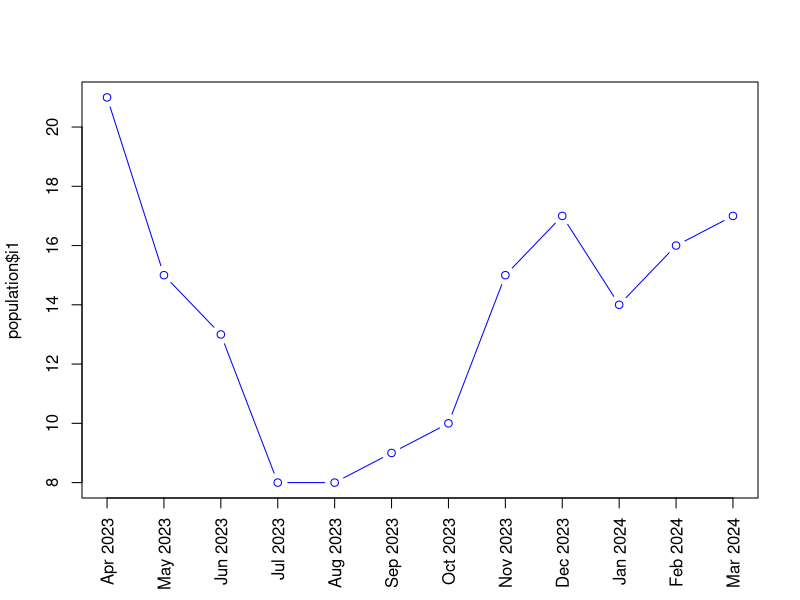
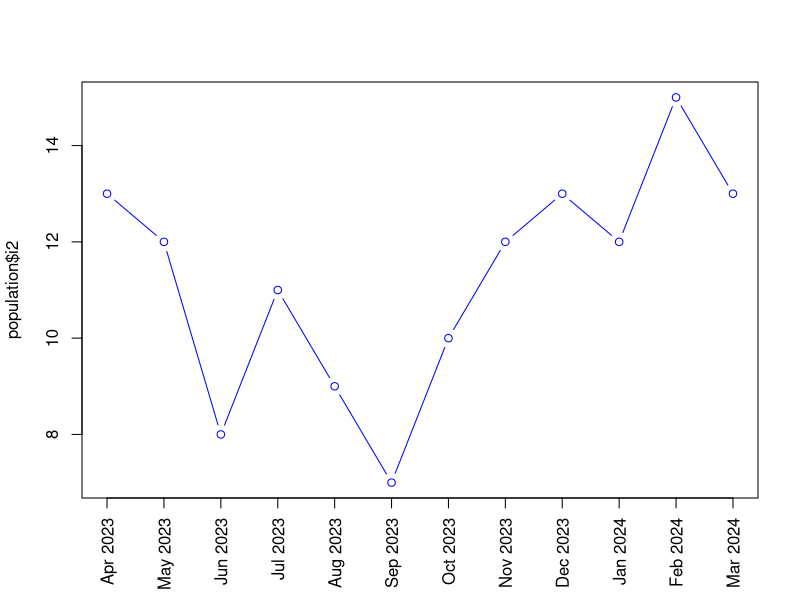
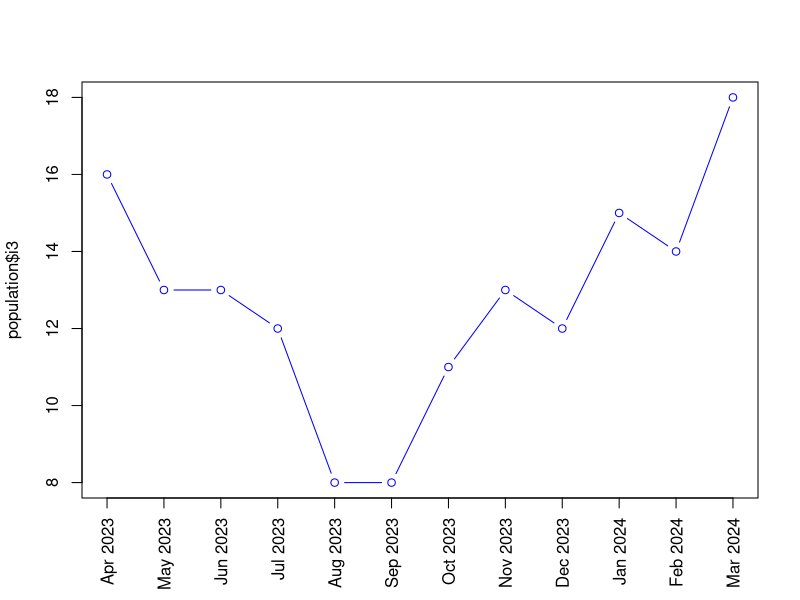
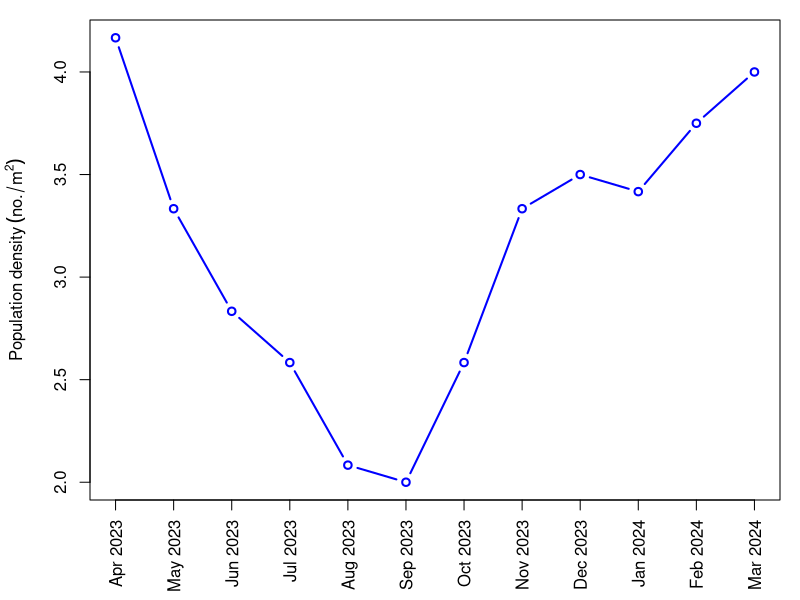

These charts were generated, in order, by the following R code: (Note: this script raises an error after producing the figures.)
## ---- chunk 1
knitr::opts_chunk$set(echo = TRUE)
## ---- chunk 2
population=read.csv("data/population.csv")
str(population)
## ---- chunk 3

# Calculate mean
a=4
mean= (population$i1+ population$i2+ population$i3)/(3*a)
tiff("docs/Fig_3.tiff", height=3, width=5, units='in', res=600)
par(mar=c(5, 4.5, 1, 1))
plot(mean,
     type='b', col='blue',
     xlab='', ylab=expression(Population~density~(no./m^2)), xlim=c(1,12), xaxt='n', lwd=2)

# legend('top', legend=c('Mean'), col=c('blue'), lwd=c(3), lty=1)

axis(1, at=seq(1,12), population$Month, las=2, cex.axis = 1)
# title('Monthly variation in population density of L. marginalis')
dev.off()
## ---- chunk 4
plot(population$i1,
     type='b', col='blue',
     xlab='', xlim=c(1,12), xaxt='n')
axis(1, at=seq(1,12), population$Month, las=2)
## ---- chunk 5
plot(population$i2,
     type='b', col='blue',
     xlab='', xlim=c(1,12), xaxt='n')
axis(1, at=seq(1,12), population$Month, las=2)

## ---- chunk 6
plot(population$i3,
     type='b', col='blue',
     xlab='', xlim=c(1,12), xaxt='n')
axis(1, at=seq(1,12), population$Month, las=2)

## ---- chunk 7
wilcox.test(population$i1, population$i2)
## ---- chunk 8
wilcox.test(population$i2, population$i3)
## ---- chunk 9
wilcox.test(population$i3, population$i1)
## ---- chunk 10
water=read.csv("data/water-quality.csv")
for (w in c('Depth','Temperature','pH')) {
  arr=water[[w]]
  cat(sprintf('%15s - mean: %f, sd: %f min: %f, max: %f\n', w, mean(arr), sd(arr),
              min(arr), max(arr)))
}
## ---- chunk 11
library(ggplot2)

# Month needs to be factorized to facilitate plotting and preserve order
Month1=factor(water$Month, levels=water$Month)
df= data.frame(Month=Month1, Depth=water$Depth,
               Temperature=water$Temperature, pH=water$pH, mean=mean)


scale=6

ggplot(data = df, aes(x = Month, group = 1)) +
  geom_line(aes(y = mean, color = "black"), linewidth = 1.3) +
  geom_point(aes(y = mean, color = "black"), shape=1, size=3) +
  
  geom_line(aes(y = Temperature / scale, color = "blue"), linewidth = 1.3) +
  geom_point(aes(y = Temperature / scale, color = "blue"), shape=1, size=3) +

  scale_y_continuous(name = "Population / m^2",
                     sec.axis = sec_axis(transform = ~ . * scale, name = "Temperature °C")) +
  scale_color_manual('', labels= c('Population / m^2','Temperature °C'),
                     values = c("black", "blue")) +
  theme_bw() +
  theme(legend.position = "top", axis.text.x= element_text(size=11, angle = 90, vjust = 0.5),
        axis.text.y.right= element_text(size=11, color='blue'),
        axis.title.y.right = element_text(color='blue'))


## ---- chunk 12
scale=1
ggplot(data = df, aes(x = Month, group = 1)) +
  geom_line(aes(y = mean, color = "black"), linewidth = 1.3) +
  geom_point(aes(y = mean, color = "black"), shape=1, size=3) +
  
  geom_line(aes(y = Depth / scale, color = "blue"), linewidth = 1.3) +
  geom_point(aes(y = Depth / scale, color = "blue"), shape=1, size=3) +

  scale_y_continuous(name = "Population / m^2",
                     sec.axis = sec_axis(transform = ~ . * scale, name = "Depth")) +
  scale_color_manual('', labels= c('Population / m^2','Depth'),
                     values = c("black", "blue")) +
  theme_bw() +
  theme(legend.position = "top", axis.text.x= element_text(size=11, angle = 90, vjust = 0.5),
        axis.text.y.right= element_text(size=11, color='blue'),
        axis.title.y.right = element_text(color='blue'))

## ---- chunk 13
scale=2
ggplot(data = df, aes(x = Month, group = 1)) +
  geom_line(aes(y = mean, color = "black"), linewidth = 1.3) +
  geom_point(aes(y = mean, color = "black"), shape=1, size=3) +
  
  geom_line(aes(y = pH / scale, color = "blue"), linewidth = 1.3) +
  geom_point(aes(y = pH / scale, color = "blue"), shape=1, size=3) +

  scale_y_continuous(name = "Population / m^2",
                     sec.axis = sec_axis(transform = ~ . * scale, name = "pH")) +
  scale_color_manual('', labels= c('Population / m^2','pH'),
                     values = c("black", "blue")) +
  theme_bw() +
  theme(legend.position = "top", axis.text.x= element_text(size=11, angle = 90, vjust = 0.5),
        axis.text.y.right= element_text(size=11, color='blue'),
        axis.title.y.right = element_text(color='blue'))

## ---- chunk 14
water=read.csv("data/water-quality.csv")
str(water)

plot(water$Depth, mean,
     type='p', col='blue',
     xlab='Depth (m)', ylab='Population / m^2')

plot(water$Temperature, mean,
     type='p', col='blue',
     xlab='Temperature °C', ylab='Population / m^2')

plot(water$pH, mean,
     type='p', col='blue',
     xlab='pH', ylab='Population / m^2')
## ---- chunk 15
for (i in colnames(df)[2:4]) {
  print(i)
  print(cor.test(df[[i]], mean, method='spearman'))
  cat(sprintf('\n'))
}
## ---- chunk 16
library("ggpubr")
tiff("docs/Fig_4.tiff", height=3, width=5, units='in', res=600)
ggscatter(df, x = "Depth", y = "mean",
          add = "reg.line", conf.int = TRUE,
          # xlab = "Depth (m)", ylab = "Population / m^2",
          xlab = "Depth (m)",
          title = 'A') +
  labs(y=expression(Population~density~(no./m^2))) +
  stat_cor(cor.coef.name = 'rho', label.x=1.5, label.y=3.5, method='spearman',
           size=5, p.accuracy=0.001)
dev.off()
## ---- chunk 17
library("ggpubr")
ggscatter(df, x = "Temperature", y = "mean",
          add = "reg.line", conf.int = TRUE,
          xlab = "Temperature (°C)", ylab = "Population / m^2",
          title = 'B') +
  stat_cor(cor.coef.name = 'rho', label.x=20, label.y=4.3, method='spearman',
           size=5, p.accuracy=0.001)
## ---- chunk 18
library("ggpubr")
ggscatter(df, x = "pH", y = "mean",
          add = "reg.line", conf.int = TRUE,
          xlab = "pH", ylab = "Population / m^2",
          title = 'C') +
  stat_cor(cor.coef.name = 'rho', label.x=6.9, label.y=4.3, method='spearman',
           size=5, p.accuracy=0.001)
